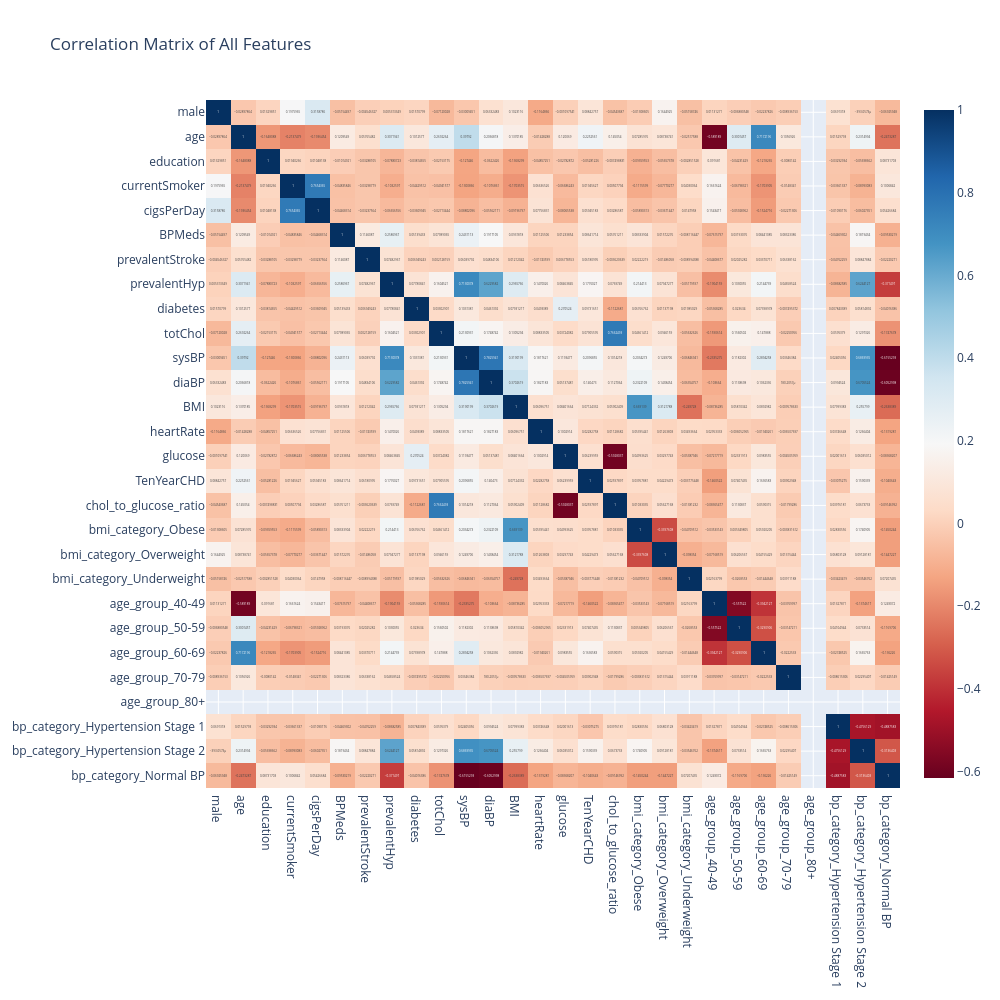
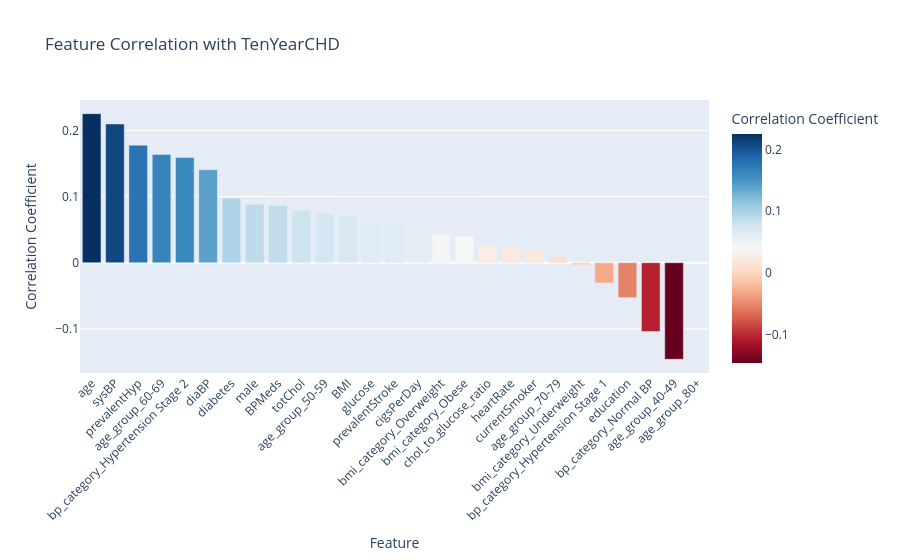

The notebook cell saved with these charts, in order:
### Markdown cell above
## 6. Visual Representation of Correlation and Covariance

Understanding the relationships between features, and between features and the target variable, is essential. Correlation measures the strength and direction of a linear relationship between two variables, while covariance measures how two variables vary together.

### Code cell
# Calculate the correlation matrix
correlation_matrix = df_encoded.corr()

# Visualize the correlation matrix using a heatmap
fig = px.imshow(correlation_matrix,
                text_auto=True,
                aspect="auto",
                title="Correlation Matrix of All Features",
                color_continuous_scale="RdBu",
                height=1000, width=1000)
fig.show()

# Focus on correlation with the target variable 'TenYearCHD'
target_correlation = correlation_matrix['TenYearCHD'].sort_values(ascending=False)
print("\nCorrelation with 'TenYearCHD':")
print(target_correlation)

# Visualize correlation with target variable
fig = px.bar(target_correlation.drop('TenYearCHD').reset_index(),
             x='index', y='TenYearCHD',
             title='Feature Correlation with TenYearCHD',
             labels={'index': 'Feature', 'TenYearCHD': 'Correlation Coefficient'},
             color='TenYearCHD',
             color_continuous_scale=px.colors.sequential.RdBu)
fig.update_layout(xaxis_tickangle=-45)
fig.show()

### Figure 1 — Plotly figure (JSON) as saved in the notebook; plotly's stock layout.template omitted (floating-point values rounded to 4 significant figures; data arrays with more than 128 entries replaced by an {"elided": "..."} marker saying what was removed)
{"data": [{"coloraxis": "coloraxis", "hovertemplate": "x: %{x}<br>y: %{y}<br>color: %{z}<extra></extra>", "name": "0", "texttemplate": "%{z}", "type": "heatmap", "x": ["male", "age", "education", "currentSmoker", "cigsPerDay", "BPMeds", "prevalentStroke", "prevalentHyp", "diabetes", "totChol", "sysBP", "diaBP", "BMI", "heartRate", "glucose", "TenYearCHD", "chol_to_glucose_ratio", "bmi_category_Obese", "bmi_category_Overweight", "bmi_category_Underweight", "age_group_40-49", "age_group_50-59", "age_group_60-69", "age_group_70-79", "age_group_80+", "bp_category_Hypertension Stage 1", "bp_category_Hypertension Stage 2", "bp_category_Normal BP"], "xaxis": "x", "y": ["male", "age", "education", "currentSmoker", "cigsPerDay", "BPMeds", "prevalentStroke", "prevalentHyp", "diabetes", "totChol", "sysBP", "diaBP", "BMI", "heartRate", "glucose", "TenYearCHD", "chol_to_glucose_ratio", "bmi_category_Obese", "bmi_category_Overweight", "bmi_category_Underweight", "age_group_40-49", "age_group_50-59", "age_group_60-69", "age_group_70-79", "age_group_80+", "bp_category_Hypertension Stage 1", "bp_category_Hypertension Stage 2", "bp_category_Normal BP"], "yaxis": "y", "z": {"elided": "28x28 float values"}}], "layout": {"coloraxis": {"colorscale": [[0, "rgb(103,0,31)"], [0.1, "rgb(178,24,43)"], [0.2, "rgb(214,96,77)"], [0.3, "rgb(244,165,130)"], [0.4, "rgb(253,219,199)"], [0.5, "rgb(247,247,247)"], [0.6, "rgb(209,229,240)"], [0.7, "rgb(146,197,222)"], [0.8, "rgb(67,147,195)"], [0.9, "rgb(33,102,172)"], [1, "rgb(5,48,97)"]]}, "height": 1000, "title": {"text": "Correlation Matrix of All Features"}, "width": 1000, "xaxis": {"anchor": "y", "domain": [0, 1]}, "yaxis": {"anchor": "x", "autorange": "reversed", "domain": [0, 1]}}}

### Figure 2 — Plotly figure (JSON) as saved in the notebook; plotly's stock layout.template omitted (floating-point values rounded to 4 significant figures)
{"data": [{"hovertemplate": "Feature=%{x}<br>Correlation Coefficient=%{marker.color}<extra></extra>", "legendgroup": "", "marker": {"color": [0.2253, 0.2097, 0.1776, 0.1637, 0.159, 0.1405, 0.09732, 0.08843, 0.08642, 0.07906, 0.07407, 0.07124, 0.0624, 0.06181, 0.05945, 0.04229, 0.03958, 0.02598, 0.02283, 0.01946, 0.009029, -0.003775, -0.03075, -0.05281, -0.1041, -0.1461, NaN], "coloraxis": "coloraxis", "pattern": {"shape": ""}}, "name": "", "orientation": "v", "showlegend": false, "textposition": "auto", "type": "bar", "x": ["age", "sysBP", "prevalentHyp", "age_group_60-69", "bp_category_Hypertension Stage 2", "diaBP", "diabetes", "male", "BPMeds", "totChol", "age_group_50-59", "BMI", "glucose", "prevalentStroke", "cigsPerDay", "bmi_category_Overweight", "bmi_category_Obese", "chol_to_glucose_ratio", "heartRate", "currentSmoker", "age_group_70-79", "bmi_category_Underweight", "bp_category_Hypertension Stage 1", "education", "bp_category_Normal BP", "age_group_40-49", "age_group_80+"], "xaxis": "x", "y": [0.2253, 0.2097, 0.1776, 0.1637, 0.159, 0.1405, 0.09732, 0.08843, 0.08642, 0.07906, 0.07407, 0.07124, 0.0624, 0.06181, 0.05945, 0.04229, 0.03958, 0.02598, 0.02283, 0.01946, 0.009029, -0.003775, -0.03075, -0.05281, -0.1041, -0.1461, NaN], "yaxis": "y"}], "layout": {"barmode": "relative", "coloraxis": {"colorbar": {"title": {"text": "Correlation Coefficient"}}, "colorscale": [[0, "rgb(103,0,31)"], [0.1, "rgb(178,24,43)"], [0.2, "rgb(214,96,77)"], [0.3, "rgb(244,165,130)"], [0.4, "rgb(253,219,199)"], [0.5, "rgb(247,247,247)"], [0.6, "rgb(209,229,240)"], [0.7, "rgb(146,197,222)"], [0.8, "rgb(67,147,195)"], [0.9, "rgb(33,102,172)"], [1, "rgb(5,48,97)"]]}, "legend": {"tracegroupgap": 0}, "title": {"text": "Feature Correlation with TenYearCHD"}, "xaxis": {"anchor": "y", "domain": [0, 1], "tickangle": -45, "title": {"text": "Feature"}}, "yaxis": {"anchor": "x", "domain": [0, 1], "title": {"text": "Correlation Coefficient"}}}}
